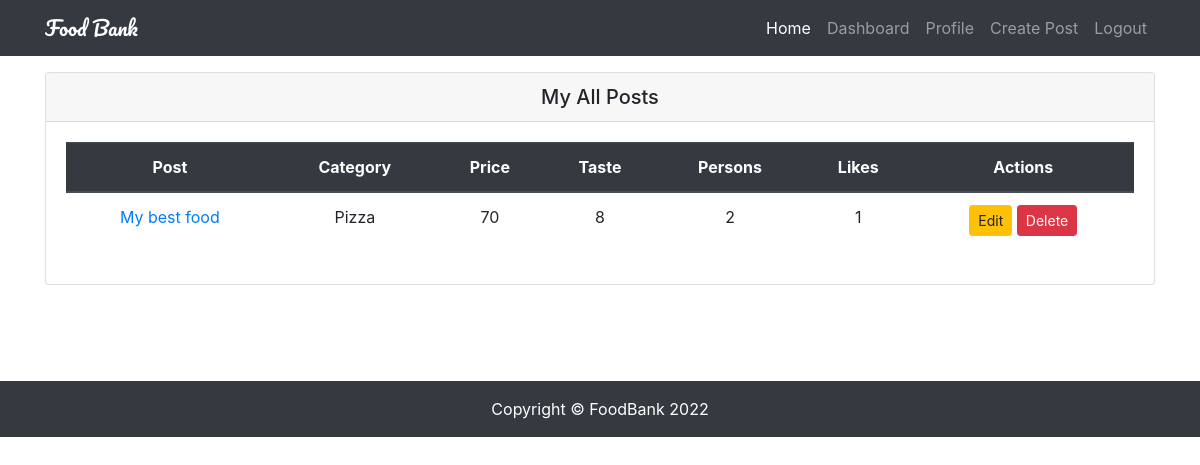
The app's page /dashboard/myposts/ (signed in) with its own data.
### restaurants/models.py (models this page shows, shortened)
class Restaurant(models.Model):
    user = models.ForeignKey(User, on_delete=models.CASCADE)
    title = models.CharField(max_length=120)
    image = models.ImageField(upload_to='restaurants/')
    categories = models.CharField(max_length=120)
    location = models.CharField(max_length=120)
    price = models.IntegerField()
    vat = models.PositiveIntegerField(default=0)
    taste = models.PositiveIntegerField(choices=choices)
    persons = models.PositiveIntegerField(choices=choices)
    details = models.TextField()
    slug = models.SlugField(unique=True, blank=True)
    likes = models.ManyToManyField(User, related_name='post_likes', blank=True)
    views = models.IntegerField(default=0,blank=True)
    created_at = models.DateTimeField(auto_now_add=True)
    updated_at = models.DateTimeField(auto_now=True)
    is_active = models.BooleanField(default=True)
    def likes_count(self):
        return self.likes.count()

### restaurants/views.py (the view)
# urls.py: path('dashboard/myposts/', MyPostView.as_view(), name='my_posts'),
class MyPostView(LoginRequiredMixin, ListView):
    template_name = 'restaurants/my_posts.html'
    def get_queryset(self):
        return Restaurant.objects.filter(user=self.request.user)

### accounts/templates/restaurants/my_posts.html (shortened to what this page needs)
{% extends 'base.html' %}
{% block content %}
<div class="row my-3 mb-5">
    <div class="col-md-12 mb-5">
        <div class="card">
            <h5 class="card-header text-center">My All Posts</h5>
            <div class="card-body">
                {% if object_list %}
                <table class="table text-center">
                    <thead class="thead-dark">
                        <tr>
                            <th scope="col">Post</th>
                            <th scope="col">Category</th>
                            <th scope="col">Price</th>
                            <th scope="col">Taste</th>
                            <th scope="col">Persons</th>
                            <th scope="col">Likes</th>
                            <th scope="col">Actions</th>
                        </tr>
                    </thead>
                    <tbody>
                        {% for obj in object_list %}
                        <tr>
                            <td><a href="{% url 'detail' obj.slug %}">{{ obj.title }}</a></td>
                            <td>{{ obj.categories }}</td>
                            <td>{{ obj.price }}</td>
                            <td>{{ obj.taste }}</td>
                            <td>{{ obj.persons }}</td>
                            <td>{{ obj.likes_count }}</td>
                            <td>
                                <a class="btn btn-warning btn-sm" href="{% url 'update' obj.slug %}" role="button">Edit</a>
                                <a class="btn btn-danger btn-sm" href="{% url 'delete' obj.slug %}" role="button">Delete</a>
                            </td>
                        </tr>
                        {% endfor %}
                    </tbody>
                </table>
                {% else %}
                <p>You have not any post yet !! <a href="{% url 'create' %}">Create a new one..</a></p>
                {% endif %}
            </div>
        </div>
    </div>
</div>
{% endblock content %}

### static/restaurants/css/style.css (style rules this page uses)
body { padding-top: 56px; }

### records on screen
Restaurant: title "My best food", categories "Pizza", price "70", taste "8", persons "2", likes_count "1"
